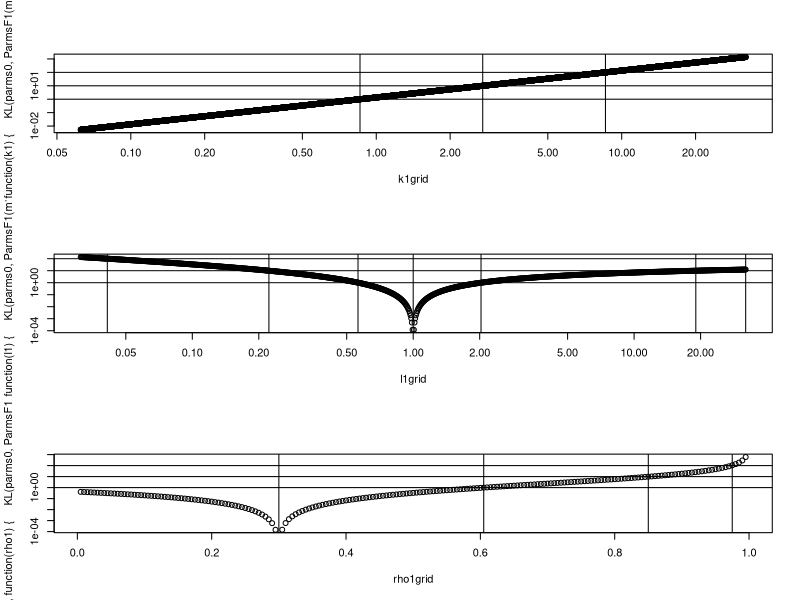

Write R code to recreate this figure.
# KL divergence btw F0 and F1

rm(list=ls())

# Dims
d <- 100; KLval <- c(0, 1, 10, 100)
d <- 10; KLval <- c(0, 1, 10, 100)

# Functions
KL <- function(parms1, parms2){
  invSigma2 <- solve(parms2$Sigma)
  0.5*(log(det(parms2$Sigma)/det(parms1$Sigma)) - d + sum(diag(invSigma2%*%parms1$Sigma)) +
         t(parms2$mu-parms1$mu)%*%invSigma2%*%(parms2$mu-parms1$mu))[1, 1]
}


# Contamination parms: F1
ParmsF1 <- function(m1, k1, l1, rho1){
  d <- length(m1)
  mu1 <- k1*m1
  sigmaSq1 <- l1*sigmaSq0
  Sigma1 <- diag(sqrt(sigmaSq1)) %*% toeplitz(rho1^(0:(d-1))) %*% diag(sqrt(sigmaSq1))
  return(list(mu1=mu1, Sigma1=Sigma1))
}


# Null parms: F0
mu0 <- rep(0, d)
sigmaSq0 <- (1:d); sigmaSq0 <- sigmaSq0 / mean(sigmaSq0)
rho0 <- 0.3
Sigma0 <- diag(sqrt(sigmaSq0)) %*% toeplitz(rho0^(0:(d-1))) %*% diag(sqrt(sigmaSq0))
parms0 <- list(mu=mu0, Sigma=Sigma0)

# Contamination
m1 <- (-1)^(1:d)/sqrt(d)
KL(parms1=parms0, parms2=ParmsF1(m1, 1, 1, 0.5))

# Setting simulation parms
k1grid <- c(0, 2^seq(-4, 5, by=.001)); # k1val <- c(0, 2, 5, 10)
KLk1 <- sapply(k1grid, function(k1){KL(parms0, ParmsF1(m1, k1, 1, rho0))})
k1val <- k1grid[sapply(KLval, function(kl){which.min(abs(KLk1 - kl))})]
k1val
l1grid <- 2^seq(-5, 0, .01); # l1val <- c(1/20, .2, .5, 1, 2, 20)
KLl1 <- sapply(l1grid, function(l1){KL(parms0, ParmsF1(m1, 0, l1, rho0))})
l1val <- l1grid[sapply(KLval, function(kl){which.min(abs(KLl1 - kl))})]
l1grid <- 2^seq(0, 5, .01); # l1val <- c(1/20, .2, .5, 1, 2, 20)
KLl1 <- sapply(l1grid, function(l1){KL(parms0, ParmsF1(m1, 0, l1, rho0))})
l1val <- c(l1val, l1grid[sapply(KLval, function(kl){which.min(abs(KLl1 - kl))})])
l1val <- unique(l1val)
l1val
l1grid <- 2^seq(-5, 5, 0.01)
rho1grid <- seq(0.005, 0.995, by=0.005); #= rho1val <- c(0, .3, .6, 0.8, .95)
KLrho1 <- sapply(rho1grid, function(rho1){KL(parms0, ParmsF1(m1, 0, 1, rho1))})
rho1val <- rho1grid[sapply(KLval, function(kl){which.min(abs(KLrho1 - kl))})]
rho1val

# Export
save(d, KLval, 
     mu0, sigmaSq0, Sigma0, rho0, 
     m1, 
     k1val, l1val, rho1val, 
     file=paste0('SimParmsGrid-d', d, '.Rdata'))

# Plot
par(mfrow=c(3, 1))
plot(k1grid, sapply(k1grid, function(k1){KL(parms0, ParmsF1(m1, k1, 1, rho0))}), log='xy')
abline(h=KLval); abline(v=k1val)
plot(l1grid, sapply(l1grid, function(l1){KL(parms0, ParmsF1(m1, 0, l1, rho0))}), log='xy')
abline(h=KLval); abline(v=l1val)
plot(rho1grid, sapply(rho1grid, function(rho1){KL(parms0, ParmsF1(m1, 0, 1, rho1))}), log='y')
abline(h=KLval); abline(v=rho1val)
